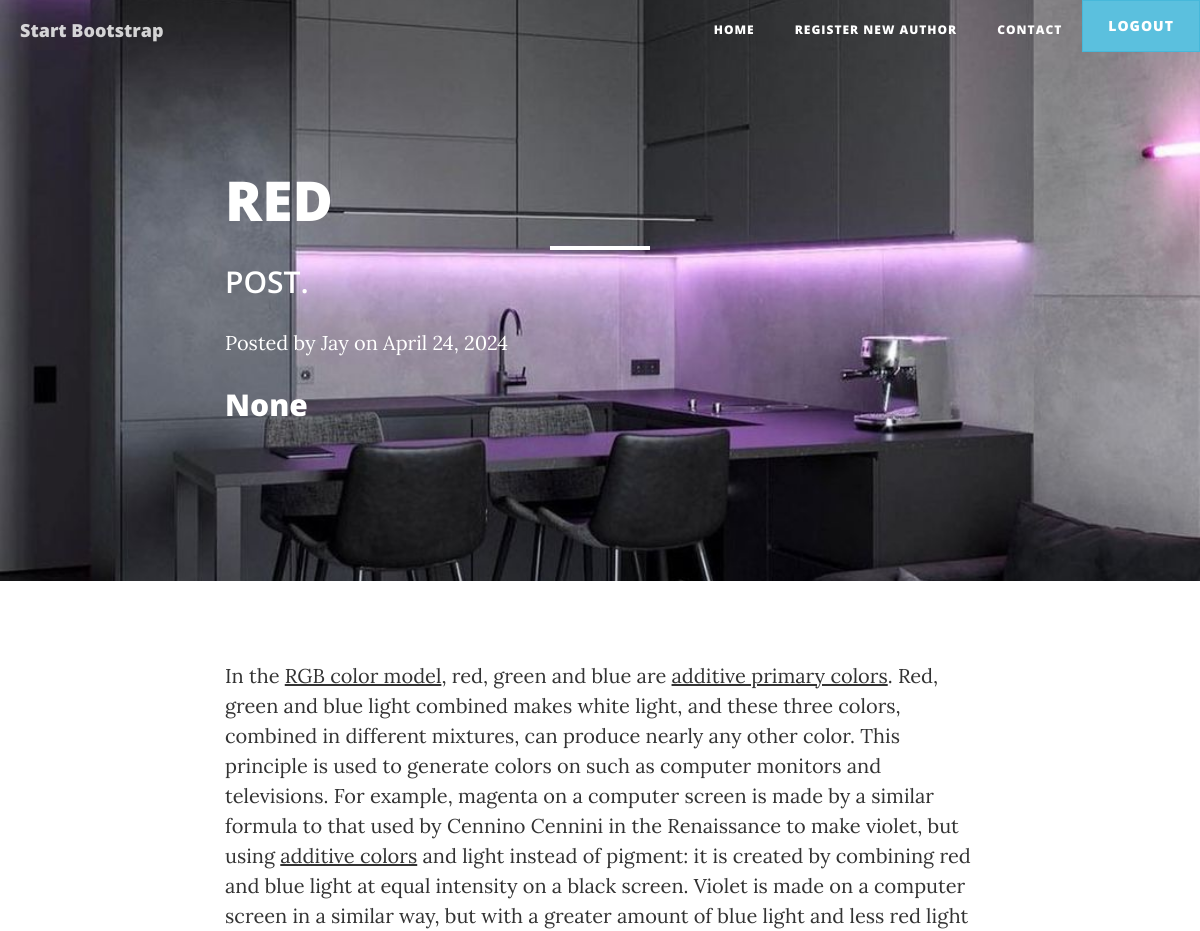
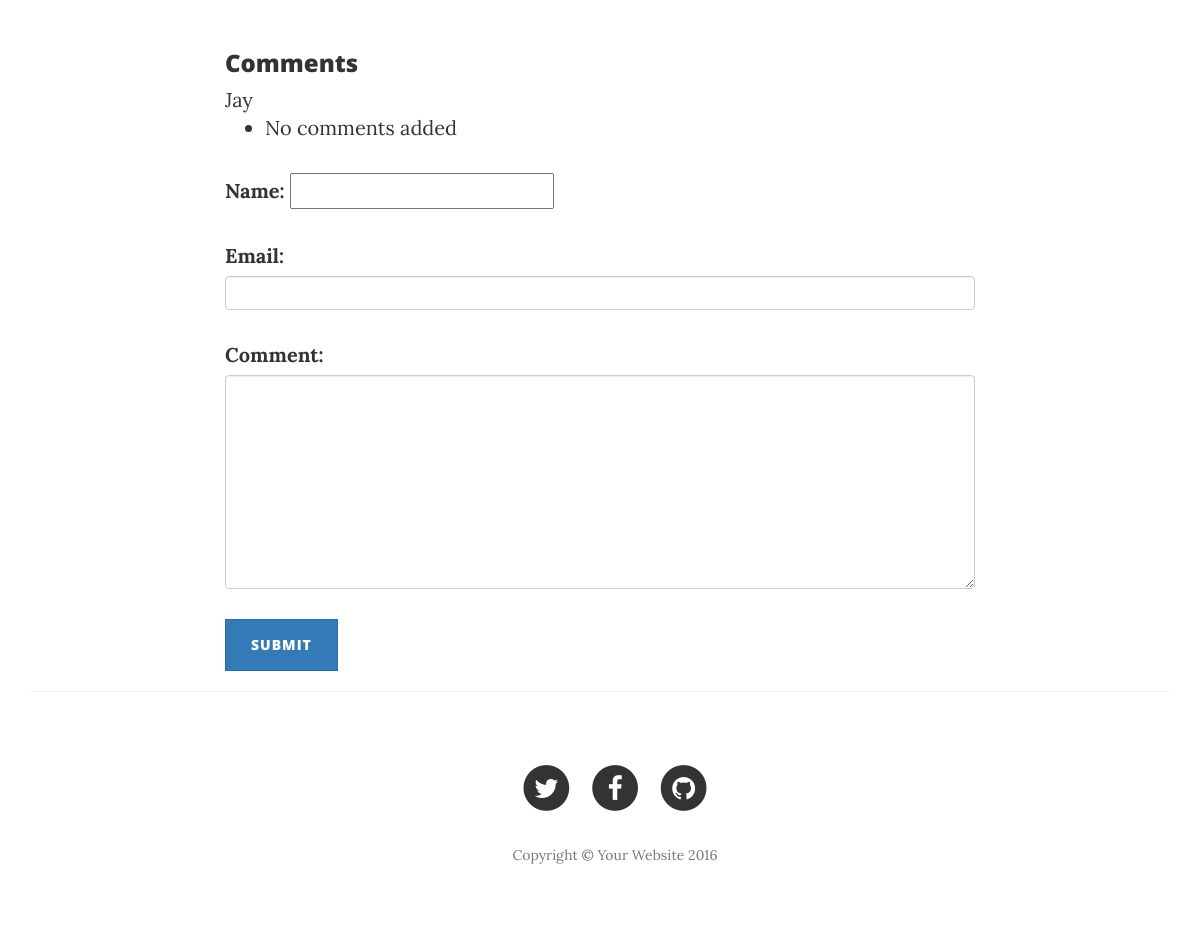
Screenshot of /blog-post/2/ (signed in) with the database file from the repository (2 pictures, top to bottom).
### blog_app/models.py (models this page shows, shortened)
class   BlogPost(models.Model):
      title=models.CharField(max_length=300)
      description=models.TextField()
      content=RichTextField()
      published_date=models.DateField(auto_now_add=True)
      post_banner=models.ImageField(upload_to="blogpost/")
      owner=models.ForeignKey(Author, on_delete=models.CASCADE, default=1)

class Author(models.Model):
      names=models.CharField(max_length=200)
      email=models.EmailField(max_length=255)

### blog_app/views.py (the view, shortened to what this page needs)
# urls.py: path('blog-post/<int:post_id>/', blog_detail_page, name="blog-post"),
def blog_detail_page(request, post_id):
    if not request.user.is_authenticated:
        return redirect('user-login')
    else:
        blog_post=BlogPost.objects.get(id=post_id)
        cookie=request.COOKIES.get('first_cookie')
    form=AddCommentForm()
    context={
        "post":blog_post,
        'comment_form':form,
        'first_cookie' :cookie
    }
    return render(request, "main/post.html", context)

### blog_app/forms.py
class AddCommentForm(forms.ModelForm):
    class Meta:
        model=CommentPost
        fields=['name', 'email', 'comment']
        widgets={
            'names':forms.TextInput(attrs={'class':'form-control'}),
            'email':forms.EmailInput(attrs={'class':"form-control"}),
            'comment':forms.Textarea(attrs={'class':"form-control"}),
        }

### templates/main/post.html (shortened to what this page needs)
{%extends "base.html"%}
{%load static%}
{%block content%}
    <header class="intro-header" style="background-image: url({{post.post_banner.url}})">
        <div class="container">
            <div class="row">
                <div class="col-lg-8 col-lg-offset-2 col-md-10 col-md-offset-1">
                    <div class="post-heading">
                        <h1>{{post.title}}</h1>
                        <hr class="small">
                        <span class="subheading">POST.</span>
                        <p class="post-meta">Posted by {{post.owner.names}}</a> on {{post.published_date}}</p>
                        <h2>{{first_cookie}}</h2>
                    </div>
                </div>
            </div>
        </div>
    </header>
    <div class="container">
        <div class="row">
            <div class="col-lg-8 col-lg-offset-2 col-md-10 col-md-offset-1">
             {{post.content|safe}}
            </div>
             <div class="col-lg-8 col-lg-offset-2 col-md-10 col-md-offset-1">
                <h3>Comments</h3>
                <a href="{% url 'profile' post.owner.id %}"> {{post.owner.names}}</a>
                <ul>{% if comments %}
                    {%for comment in comments%}
                <li>{{comment.name}}
                    {{comment.comment}}
                </li>
                {% endfor %}
                {%else%}
                <li>No comments added</li>
            {% endif %}
                </ul>
                <form action="" method="post">
                    {{comment_form.as_p}}
                    <input type="submit" class="btn btn-primary" value="submit">
                </form>
        </div>
    </div>
    <hr>
{%endblock content %}

### rows the page displays
BlogPost: post_banner (picture), title "RED", owner.names "Jay", published_date "April 24, 2024", content "In the RGB color model , red, green and blue are additive primary colors . Red, green and blue light combined makes white light, and these three colors, combined in different mixtures, can produce nearly any other color. This principle is used to generate colors on such as computer monitors and televisions. For example, magenta on a computer screen is made by a similar formula to that used by Cennino Cennini in the Renaissance to make violet, but using additive colors and light instead of pigment: it is created by combining red and blue light at equal intensity on a black screen. Violet is made on a computer screen in a similar way, but with a greater amount of blue light and less red light"

### other values shown
{{ first_cookie }} "None"
